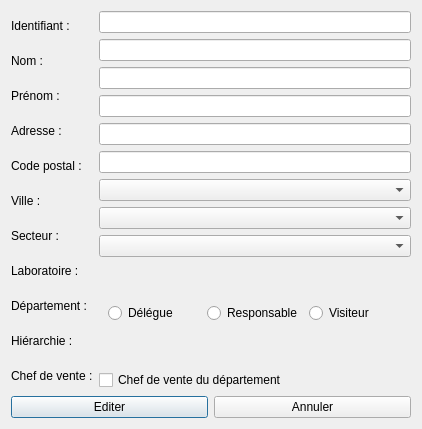
<?xml version="1.0" encoding="UTF-8"?>
<ui version="4.0">
 <class>visiteur</class>
 <widget class="QDialog" name="visiteur">
  <property name="geometry">
   <rect>
    <x>0</x>
    <y>0</y>
    <width>422</width>
    <height>429</height>
   </rect>
  </property>
  <property name="windowTitle">
   <string>Dialog</string>
  </property>
  <layout class="QVBoxLayout" name="verticalLayout_3">
   <item>
    <layout class="QHBoxLayout" name="horizontalLayout_3">
     <item>
      <layout class="QVBoxLayout" name="verticalLayout">
       <item>
        <widget class="QLabel" name="label">
         <property name="text">
          <string>Identifiant :</string>
         </property>
        </widget>
       </item>
       <item>
        <widget class="QLabel" name="label_2">
         <property name="text">
          <string>Nom :</string>
         </property>
        </widget>
       </item>
       <item>
        <widget class="QLabel" name="label_3">
         <property name="text">
          <string>Prénom :</string>
         </property>
        </widget>
       </item>
       <item>
        <widget class="QLabel" name="label_4">
         <property name="text">
          <string>Adresse :</string>
         </property>
        </widget>
       </item>
       <item>
        <widget class="QLabel" name="label_5">
         <property name="text">
          <string>Code postal :</string>
         </property>
        </widget>
       </item>
       <item>
        <widget class="QLabel" name="label_6">
         <property name="text">
          <string>Ville :</string>
         </property>
        </widget>
       </item>
       <item>
        <widget class="QLabel" name="label_7">
         <property name="text">
          <string>Secteur :</string>
         </property>
        </widget>
       </item>
       <item>
        <widget class="QLabel" name="label_8">
         <property name="text">
          <string>Laboratoire :</string>
         </property>
        </widget>
       </item>
       <item>
        <widget class="QLabel" name="label_9">
         <property name="text">
          <string>Département :</string>
         </property>
        </widget>
       </item>
       <item>
        <widget class="QLabel" name="label_10">
         <property name="text">
          <string>Hiérarchie :</string>
         </property>
        </widget>
       </item>
       <item>
        <widget class="QLabel" name="label_11">
         <property name="text">
          <string>Chef de vente :</string>
         </property>
        </widget>
       </item>
      </layout>
     </item>
     <item>
      <layout class="QVBoxLayout" name="verticalLayout_2">
       <item>
        <widget class="QLineEdit" name="lineEditMatricule"/>
       </item>
       <item>
        <widget class="QLineEdit" name="lineEditNom"/>
       </item>
       <item>
        <widget class="QLineEdit" name="lineEditPrenom"/>
       </item>
       <item>
        <widget class="QLineEdit" name="lineEditAdresse"/>
       </item>
       <item>
        <widget class="QLineEdit" name="lineEditCP">
         <property name="maxLength">
          <number>5</number>
         </property>
        </widget>
       </item>
       <item>
        <widget class="QLineEdit" name="lineEditVille"/>
       </item>
       <item>
        <widget class="QComboBox" name="comboBoxSecteur"/>
       </item>
       <item>
        <widget class="QComboBox" name="comboBoxLaboratoire"/>
       </item>
       <item>
        <widget class="QComboBox" name="comboBoxDepartement"/>
       </item>
       <item>
        <widget class="QWidget" name="widget" native="true">
         <layout class="QHBoxLayout" name="horizontalLayout">
          <item>
           <widget class="QRadioButton" name="radioButtonDelegue">
            <property name="text">
             <string>Délégue</string>
            </property>
           </widget>
          </item>
          <item>
           <widget class="QRadioButton" name="radioButtonResponsable">
            <property name="text">
             <string>Responsable</string>
            </property>
           </widget>
          </item>
          <item>
           <widget class="QRadioButton" name="radioButtonVisiteur">
            <property name="text">
             <string>Visiteur</string>
            </property>
           </widget>
          </item>
         </layout>
        </widget>
       </item>
       <item>
        <widget class="QCheckBox" name="checkBoxChefVente">
         <property name="text">
          <string>Chef de vente du département</string>
         </property>
        </widget>
       </item>
      </layout>
     </item>
    </layout>
   </item>
   <item>
    <layout class="QHBoxLayout" name="horizontalLayout_2">
     <item>
      <widget class="QPushButton" name="pushButtonAjouter">
       <property name="text">
        <string>Editer</string>
       </property>
       <property name="icon">
        <iconset resource="Images.qrc">
         <normaloff>:/enregistrer</normaloff>:/enregistrer</iconset>
       </property>
      </widget>
     </item>
     <item>
      <widget class="QPushButton" name="pushButtonAnnuler">
       <property name="text">
        <string>Annuler</string>
       </property>
       <property name="icon">
        <iconset resource="Images.qrc">
         <normaloff>:/quitter</normaloff>:/quitter</iconset>
       </property>
      </widget>
     </item>
    </layout>
   </item>
  </layout>
 </widget>
 <resources>
  <include location="Images.qrc"/>
 </resources>
 <connections/>
</ui>
